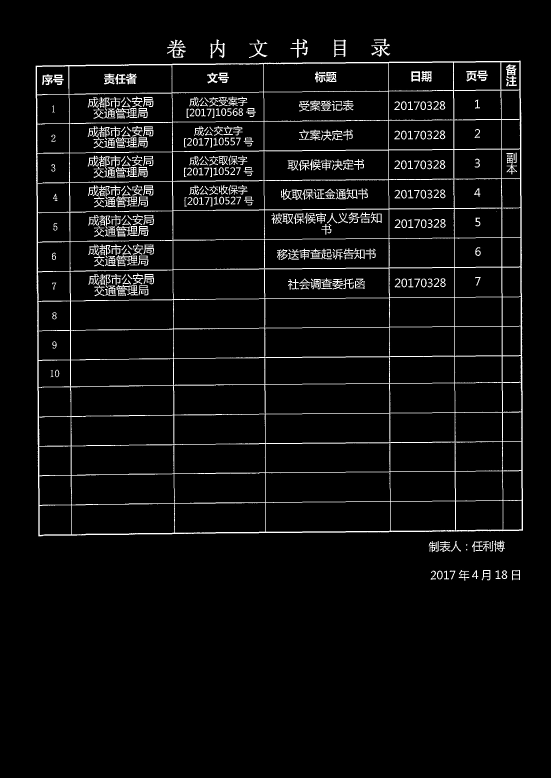
#> input picture Image_bin.jpg, 1652 x 2332 px (shown at 1/3 size)
$ python -i tesseract_ocr_util.py   (imports and definitions only)   (older library calls are emulated)
#> lines starting #> are read from the running program, lines starting #| are printed output that depends on the picture; after the words box and inside, x2 and y2 are one past the last pixel; in counts of white or black regions, pixels touching at a corner belong together
#> further down, picture is the input picture: shape (2332, 1652); min 0, max 255, mean 12.4
import  cv2
import numpy as np
import pytesseract


def ocr(img,cut_down_th=30,conf_th=50):

    # [8 lines of commented-out code are left out]

#> called with cut_down_th = 30, conf_th = 50
    retval, img = cv2.threshold(img, 128, 255, cv2.THRESH_OTSU)
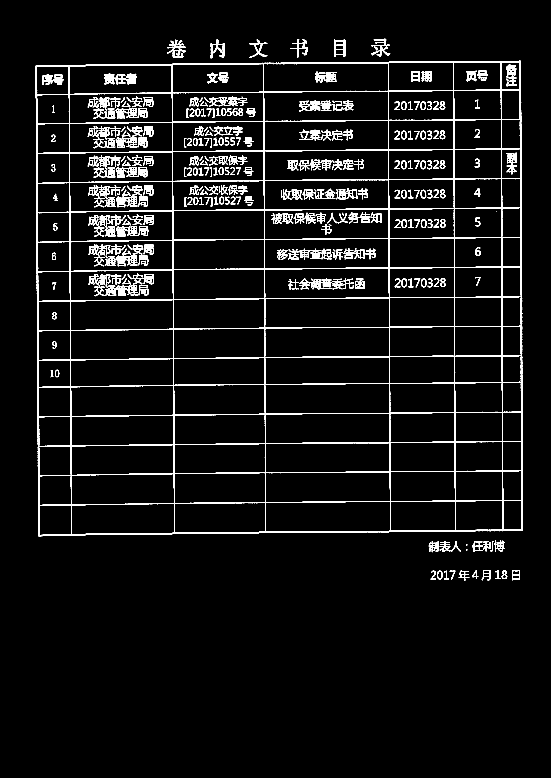
#> img: shape (2332, 1652) (shown at 1/3 size); 4.9% white; 462 white regions (11 under 20 px), largest, box (x1, y1, x2, y2) and area: (107, 182, 1569, 1609) 96479, (501, 119, 558, 174) 1005, (349, 678, 413, 710) 950
#> retval = 8
    H,W=img.shape[:2]
#> H = 2332; W = 1652

    saliency = cv2.saliency.StaticSaliencySpectralResidual_create()
    (success, saliencyMap) = saliency.computeSaliency(img)
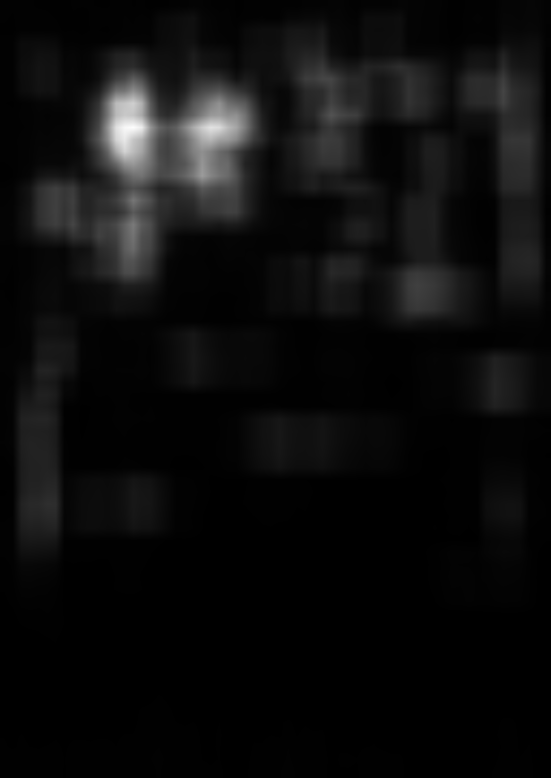
#> saliencyMap: shape (2332, 1652) float32 (shown at 1/3 size); min 0.000457, max 0.999, mean 0.0545
#> success = True
    saliencyMap = (saliencyMap * 255).astype("uint8")
    retval, saliencyMap = cv2.threshold(saliencyMap, 100, 255, cv2.THRESH_BINARY)
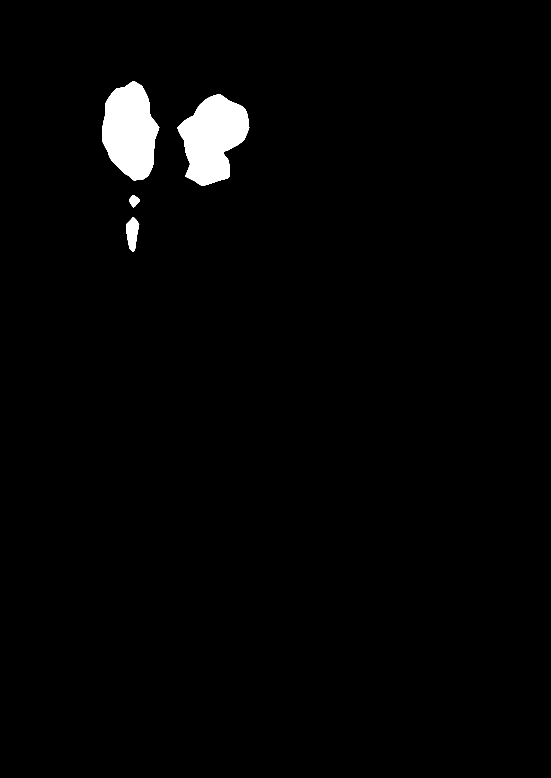
#> saliencyMap: shape (2332, 1652) (shown at 1/3 size); 2% white; 4 white regions
    image, contours, hierarchy=cv2.findContours(saliencyMap,cv2.RETR_LIST,cv2.CHAIN_APPROX_SIMPLE)
#> contours = 4 contours; box (x1, y1, x2, y2) and area: (532, 282, 748, 558) 37228, (306, 243, 478, 541) 35801, (378, 651, 418, 756) 2550, (387, 585, 420, 623) 678
    chars_cnt=[]
    for cnt in contours:
        x,y,w,h =cv2.boundingRect(cnt)
        if x<5 or y <5 or x+w>W-5 or y+h>H-5:
            continue
        chars_cnt.append(cnt)
#> this loop made 4 passes
#> (x, y, w, h) on passes 1 to 4: (378, 651, 40, 105), (387, 585, 33, 38), (532, 282, 216, 276), (306, 243, 172, 298)
#> after the loop, chars_cnt has the same summary as contours

        # [4 lines of commented-out code are left out]
    if not chars_cnt:
        return ""
    concat_cnt=np.concatenate(chars_cnt,axis=0)
#> concat_cnt = contour of 860 points, box (x1, y1, x2, y2) (306, 243, 748, 756), area 120322

    # [4 lines of commented-out code are left out]


    x,y,w,h=cv2.boundingRect(concat_cnt)
#> w = 442; h = 513

    chars_img=img[x-5:x+w+5,y-5:y+h+5]
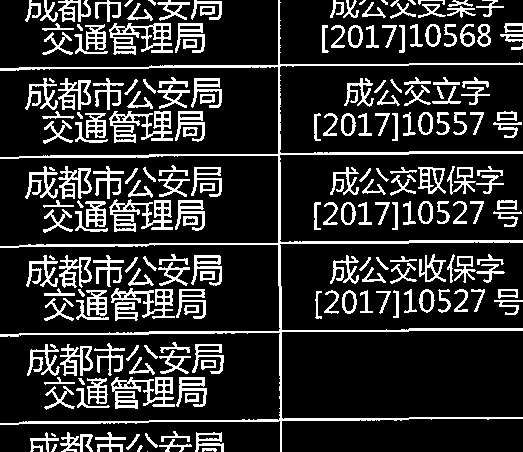
#> chars_img: shape (452, 523); 17.9% white in thin lines or dots
    # cv2.rectangle(img,(x,y),(x+w,y+h),128,5)
    # cv2.imshow("img", img)
    # cv2.waitKey(0)

    # saliency = cv2.saliency.StaticSaliencyFineGrained_create()
    # (success, saliencyMap) = saliency.computeSaliency(img)
    #
    # # if we would like a *binary* map that we could process for contours,
    # # compute convex hull's, extract bounding boxes, etc., we can
    # # additionally threshold the saliency map
    # threshMap = cv2.threshold(saliencyMap.astype("uint8"), 0, 255,
    #                           cv2.THRESH_BINARY | cv2.THRESH_OTSU)[1]

    # show the images
    # cv2.imshow("Image", img)
    # cv2.imshow("Output", saliencyMap)
    # cv2.imshow("Thresh", threshMap)
    # cv2.waitKey(0)


#> (the run stopped early here; a loop or call above may not have finished)

$ run again, on horizontal_lines.jpg
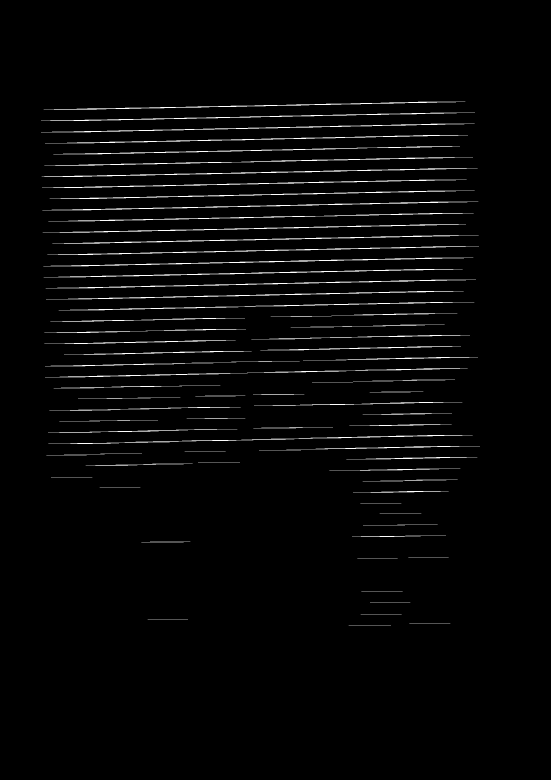
#> input picture horizontal_lines.jpg, 1653 x 2338 px (shown at 1/3 size)
#> picture is the input picture: shape (2338, 1653); min 0, max 255, mean 6.7
#> in ocr, `retval, img = cv2.threshold(img, 128, 255, cv2.THRESH_OTSU)`:
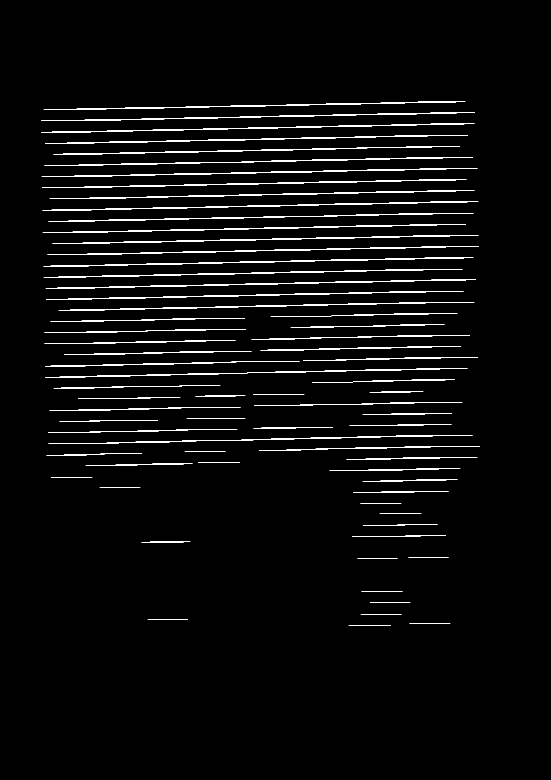
#> img: shape (2338, 1653) (shown at 1/3 size); 2.6% white; 113 white regions, largest, box (x1, y1, x2, y2) and area: (125, 505, 1433, 531) 3719, (130, 773, 1420, 799) 3643, (127, 605, 1435, 631) 3638
#> retval = 7
#> success = True
#> contours = 15 contours; largest, box (x1, y1, x2, y2) and area: (763, 573, 1400, 832) 79866, (693, 231, 1222, 474) 73072, (1132, 1325, 1392, 1508) 35481, (95, 435, 346, 609) 35079, (536, 1112, 705, 1289) 24342
#> the loop in ocr, `for cnt in contours:` made 15 passes
#> (x, y, w, h) on passes 1 to 8: (1121, 1730, 105, 160), (427, 1537, 163, 177), (1132, 1325, 260, 183), (340, 1174, 181, 166), (536, 1112, 169, 177), (919, 1030, 151, 138), (1074, 992, 162, 145), (329, 795, 161, 156)
#> after the loop in ocr, `for cnt in contours:`: chars_cnt has the same summary as contours
#> concat_cnt = contour of 4113 points, box (x1, y1, x2, y2) (95, 231, 1400, 1890), area 66478
#> in ocr, `x,y,w,h=cv2.boundingRect(concat_cnt)`: x = 95; w = 1305; h = 1659
#> in ocr, `chars_img=img[x-5:x+w+5,y-5:y+h+5]`:
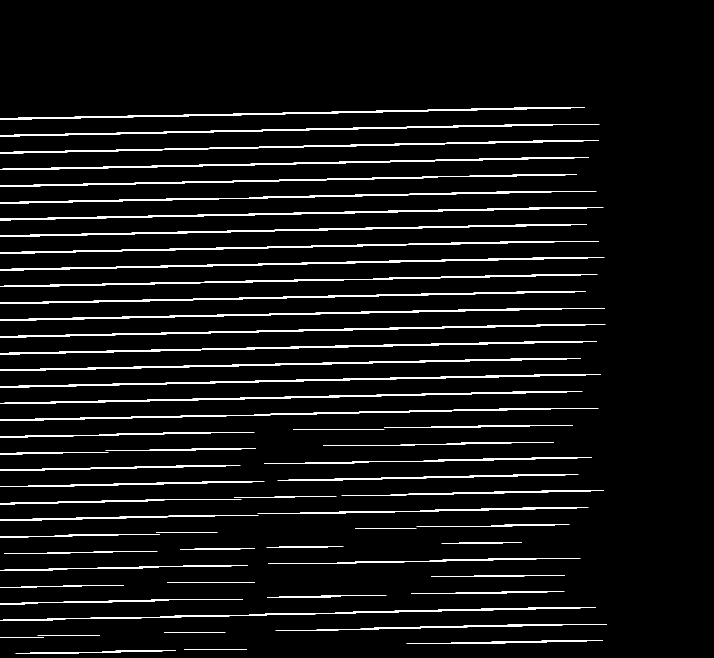
#> chars_img: shape (1315, 1427) (shown at 1/2 size); 4.9% white; 91 white regions, largest, box (x1, y1, x2, y2) and area: (0, 415, 1207, 441) 3484, (0, 616, 1210, 641) 3474, (0, 683, 1194, 709) 3461

$ run again, on verticle_lines.jpg
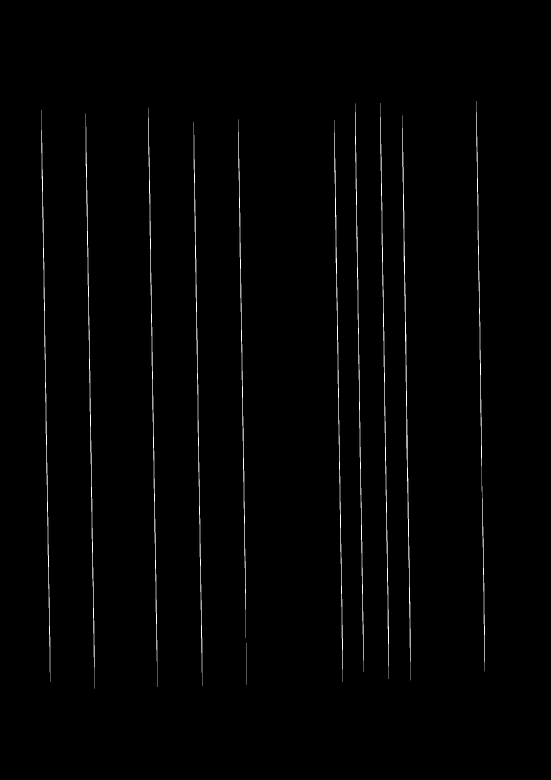
#> input picture verticle_lines.jpg, 1653 x 2338 px (shown at 1/3 size)
#> picture is the input picture: shape (2338, 1653); min 0, max 255, mean 2.7
#> in ocr, `retval, img = cv2.threshold(img, 128, 255, cv2.THRESH_OTSU)`:
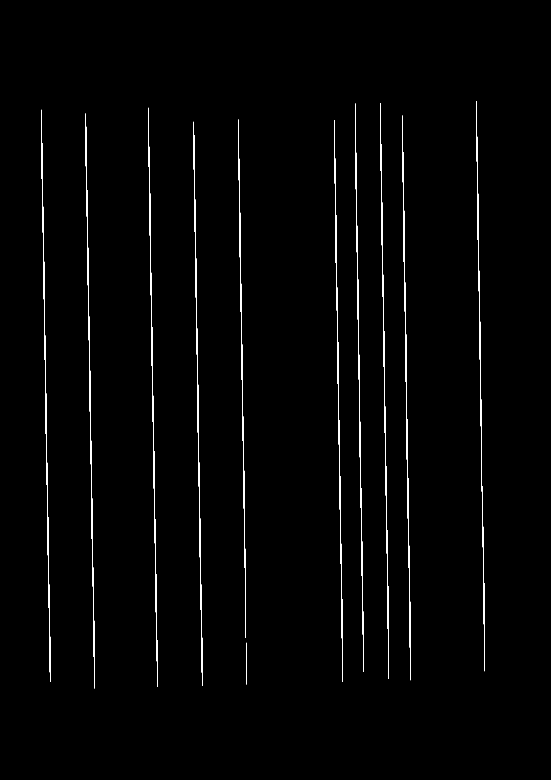
#> img: shape (2338, 1653) (shown at 1/3 size); 1.1% white; 12 white regions, largest, box (x1, y1, x2, y2) and area: (1207, 346, 1232, 2041) 4487, (1141, 309, 1167, 2037) 4213, (257, 340, 284, 2066) 4207
#> retval = 7
#> success = True
#> contours = 7 contours; box (x1, y1, x2, y2) and area: (1012, 675, 1206, 963) 26046, (1371, 489, 1495, 734) 21843, (396, 717, 510, 778) 5894, (218, 1249, 324, 1307) 5476, (1174, 1619, 1275, 1664) 3874, (967, 1489, 1074, 1526) 3092, (413, 813, 482, 825) 373
#> the loop in ocr, `for cnt in contours:` made 7 passes
#> (x, y, w, h) on passes 1 to 7: (1174, 1619, 101, 45), (967, 1489, 107, 37), (218, 1249, 106, 58), (413, 813, 69, 12), (396, 717, 114, 61), (1012, 675, 194, 288), (1371, 489, 124, 245)
#> after the loop in ocr, `for cnt in contours:`: chars_cnt has the same summary as contours
#> concat_cnt = contour of 773 points, box (x1, y1, x2, y2) (218, 489, 1495, 1664), area 640256
#> in ocr, `x,y,w,h=cv2.boundingRect(concat_cnt)`: x = 218; w = 1277; h = 1175
#> in ocr, `chars_img=img[x-5:x+w+5,y-5:y+h+5]`:
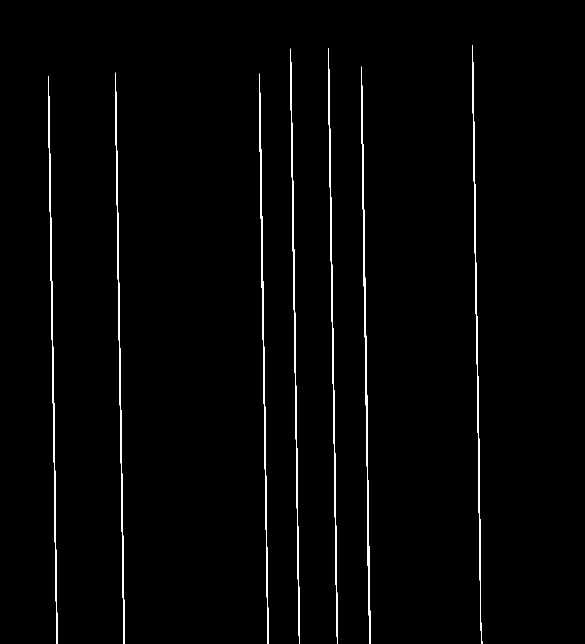
#> chars_img: shape (1287, 1169) (shown at 1/2 size); 1.3% white; 8 white regions, largest, box (x1, y1, x2, y2) and area: (723, 133, 741, 1287) 3136, (657, 96, 676, 1287) 2896, (581, 97, 600, 1287) 2839
